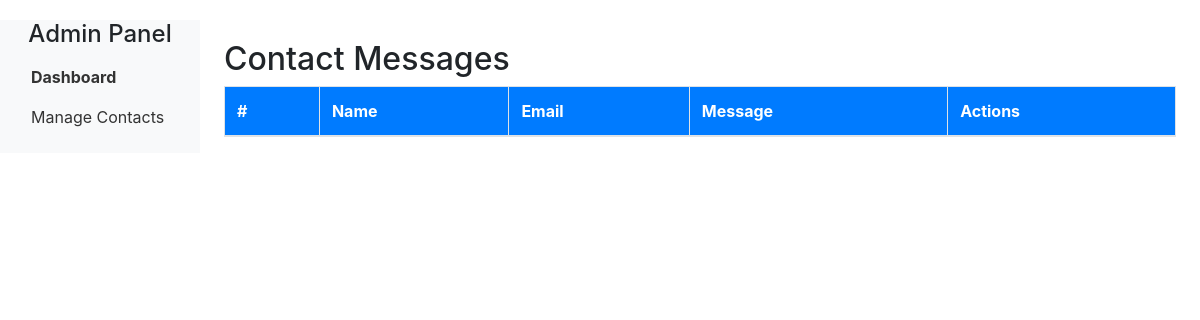
The app's page /manage_contact/, older data.
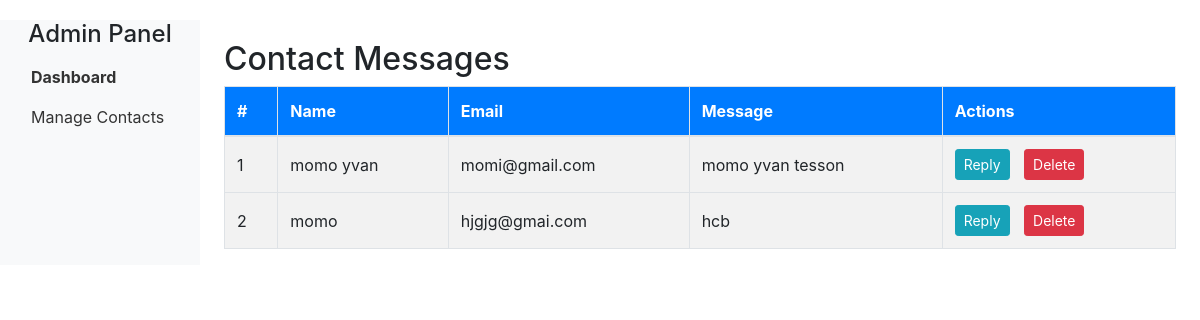
The same page, newer data.
### booking/models.py (models this page shows)
class ContactUs(models.Model):
     message = models.CharField(max_length=255)
     email = models.EmailField(max_length=50)
     name = models.CharField(max_length=255)

### booking/views.py (the view)
# urls.py: path('manage_contact/', views.manage_contact, name='manage_contact'),
def manage_contact(request):
    contacts = ContactUs.objects.all()
    return render(request, 'panel/police/manage_contact/manage_contact.html', {'contacts': contacts})

### booking/templates/panel/police/manage_contact/manage_contact.html (shortened to what this page needs)
{% load static %}
<!DOCTYPE html>
<html lang="en">
<head>
    <link href="https://maxcdn.bootstrapcdn.com/bootstrap/4.5.2/css/bootstrap.min.css" rel="stylesheet">
    <link href="{% static 'css/manage_contact.css' %}" rel="stylesheet">
</head>
<body>
    <div class="container-fluid">
        <div class="row">
            <nav class="col-md-2 d-none d-md-block bg-light sidebar">
                <div class="sidebar-sticky">
                    <h4 class="text-center">Admin Panel</h4>
                    <ul class="nav flex-column">
                        <li class="nav-item">
                            <a class="nav-link active" href="{% url 'officer_panel' %}">
                                Dashboard
                            </a>
                        </li>
                        <li class="nav-item">
                            <a class="nav-link" href="#">
                                Manage Contacts
                            </a>
                        </li>
                    </ul>
                </div>
            </nav>
            <main role="main" class="col-md-9 ml-sm-auto col-lg-10 px-4">
                <h2>Contact Messages</h2>
                <div class="table-responsive">
                    <table class="table table-striped table-bordered">
                        <thead>
                            <tr>
                                <th>#</th>
                                <th>Name</th>
                                <th>Email</th>
                                <th>Message</th>
                                <th>Actions</th>
                            </tr>
                        </thead>
                        <tbody>
                            {% for contact in contacts %}
                            <tr>
                                <td>{{ forloop.counter }}</td>
                                <td>{{ contact.name }}</td>
                                <td>{{ contact.email }}</td>
                                <td>{{ contact.message }}</td>
                                <td>
                                    <button class="btn btn-info btn-sm" data-toggle="modal" data-target="#replyModal" data-email="{{ contact.email }}">Reply</button>
                                    <button class="btn btn-danger btn-sm" onclick="deleteContact({{ contact.id }})">Delete</button>
                                </td>
                            </tr>
                            {% endfor %}
                        </tbody>
                    </table>
                </div>
            </main>
        </div>
    </div>
</body>
</html>

Row changes from the older to the newer data that the page shows:
added ContactUs: name "momo yvan", email "momi@gmail.com", message "momo yvan tesson"
added ContactUs: name "momo", email "hjgjg@gmai.com", message "hcb"
